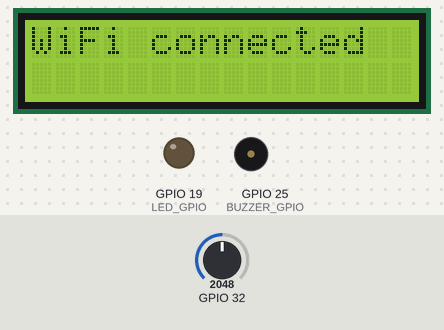
This sketch was run on a simulated ESP32. On the bench: 16×2 character LCD, output pins drawn as LEDs (lit = HIGH), buzzer (waves = sounding, pin HIGH). Dashed ring = blinking. The inputs (shaded band) are chosen by the test bench; at power-on: GPIO 32 = 2048. WiFi joins after 1.5 s; servers stay silent unless stated; what the sketch prints to the serial monitor is not drawn.

Above: at 1.7 s.
At 4.1 s:
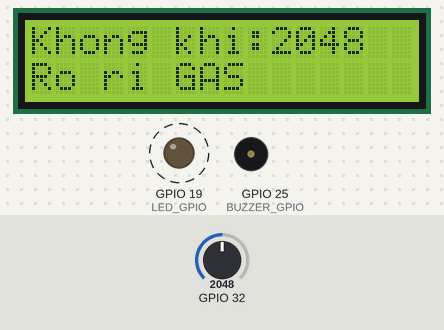
4.2 s: GPIO 32 set to 1651
At 5.17 s:
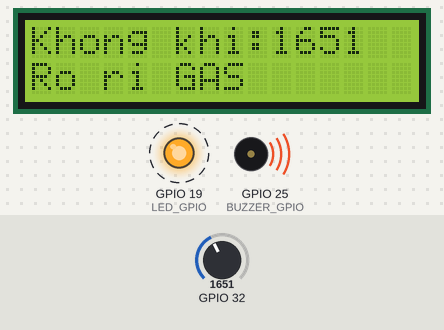
7.7 s: GPIO 32 set to 1549
At 9.2 s:
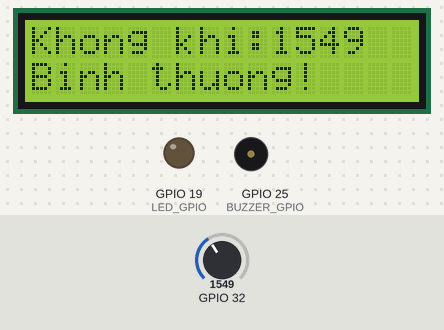
9.5 s: GPIO 32 set to 1640
At 9.78 s:
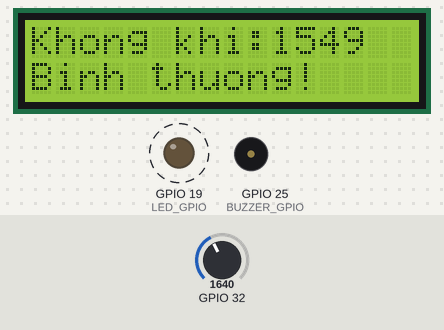
Timing chart, 0 to 17.1 s (numbered marks = the images above; inputs shaded):
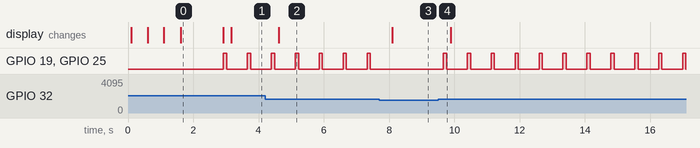

Measured:
- the behaviour switches between 1600 and 1599 on GPIO 32 (found by bisection; images 2 and 3)
- after the input at 4.2 s, the display: changes after 0.43 s (image 2)
- after the input at 7.7 s, GPIO 19 (LED_GPIO), GPIO 25 (BUZZER_GPIO): stops changing and stays LOW; the display: changes after 0.39 s (image 3)
- after the input at 9.5 s, GPIO 19 (LED_GPIO), GPIO 25 (BUZZER_GPIO): alternates HIGH for 0.10 s and LOW for 0.63 s, starting after 0.16 s
- by itself, GPIO 19 (LED_GPIO), GPIO 25 (BUZZER_GPIO): alternates HIGH for 0.10 s and LOW for 0.63 s
- what the display in image 0 shows lasts 1.3 s, from 1.6 s to 2.9 s

The sketch:

MQ2_Esp32_Blynk.ino
```cpp
#include <LiquidCrystal_I2C.h>
#include <Wire.h>
#define BLYNK_PRINT Serial
#include <WiFi.h>
#include <WiFiClient.h>
#include <BlynkSimpleEsp32.h>

char auth[] = "JVWyJnFwf-C7jOXPmooNcMjrb-Exhz21";       // You should get Auth Token in the Blynk App.
char ssid[] = "Trun Nè";                    // Your Wi-Fi Credentials
char pass[] = "trunkhongchanh";

#define LED_GPIO 19               //led pin
#define BUZZER_GPIO 25            //Buzzer Pin
#define MQ_2 32                   //Sensor MQ-2 Pin


//add of lcd 1602
LiquidCrystal_I2C lcd(0x27, 16, 2);           //goi d/c chan lcd 1602
WidgetLCD phone_lcd(V1);

void setup() {
  lcd.init();
  lcd.backlight();
  pinMode(BUZZER_GPIO, OUTPUT);
  pinMode(LED_GPIO, OUTPUT);
  delay(10);
  lcd.setCursor(0,0);
  lcd.print("Connecting to ");
  lcd.setCursor(0,1);
  lcd.println(ssid);

  WiFi.begin(ssid, pass);
  int wifi_ctr = 0;

  while (WiFi.status() != WL_CONNECTED) {
  delay(500);
  lcd.print(".");
  }
  lcd.clear();
  lcd.setCursor(0,0);
  lcd.println("WiFi connected");  delay(1000);
  Blynk.begin("JVWyJnFwf-C7jOXPmooNcMjrb-Exhz21", ssid, pass);
  lcd.clear();


}

void loop() {
  Blynk.run();
  int value = analogRead(32);
  Blynk.virtualWrite(V0, value);
  if (value >=1600) {
    Blynk.notify("Co phat hien ro ri GAS! Hay kiem tra!");
    digitalWrite(BUZZER_GPIO, HIGH);
    digitalWrite(LED_GPIO, HIGH);
    delay(100);
    digitalWrite(BUZZER_GPIO, LOW);
    digitalWrite(LED_GPIO, LOW);
    delay(100);
    lcd.setCursor(0,0);
    lcd.print("Khong khi:");lcd.print(value);lcd.print("      ");
    lcd.setCursor(0,1);
    lcd.print("Ro ri GAS     ");
    phone_lcd.print(0,0,"Ro ri GAS       ");
    phone_lcd.print(0,1,"Kiem tra van GAS  ");
  }else {                                     //khi binh thuong
    lcd.setCursor(0,0);
    lcd.print("Khong khi:");lcd.print(value);lcd.print("      ");
    lcd.setCursor(0,1);
    lcd.print("Binh thuong!    ");
    if(value <1000) {
    phone_lcd.print(0,0,"Khong khi: "); phone_lcd.print(11,0,value); phone_lcd.print(14,0,"  ");
    phone_lcd.print(0,1,"Binh thuong!    ");
    }else{
    phone_lcd.print(0,0,"Khong khi: "); phone_lcd.print(11,0,value);
    phone_lcd.print(0,1,"Binh thuong!    ");}
  };
  Serial.print(value);
  delay(500);
}
```
